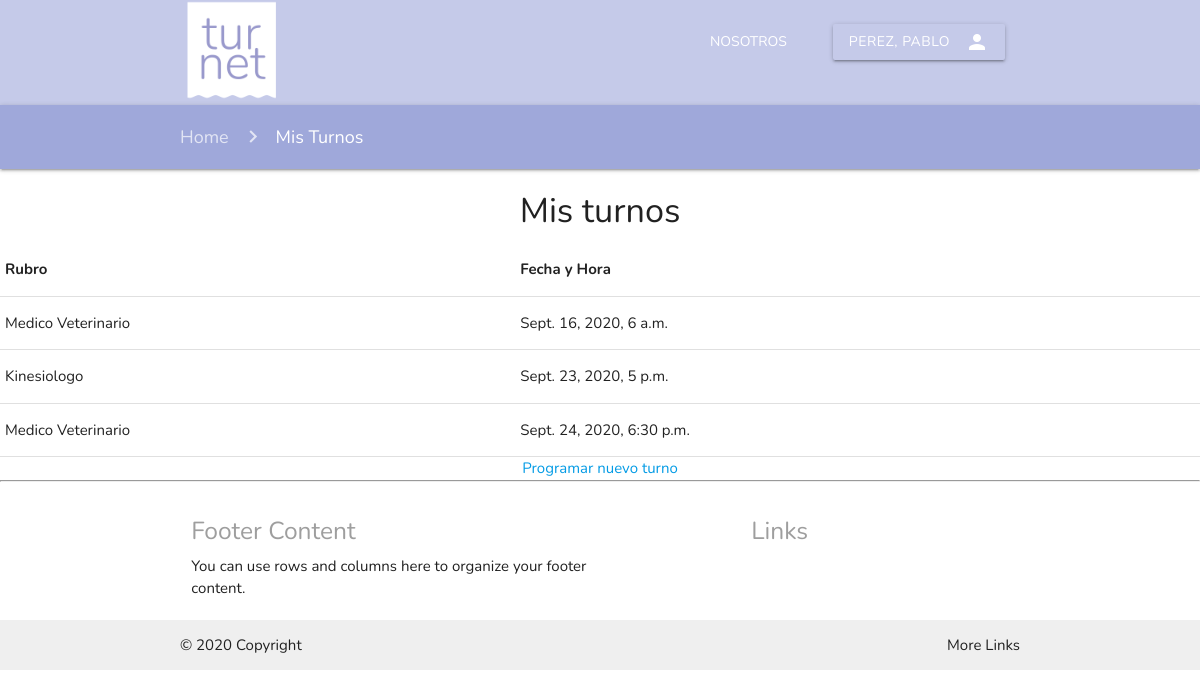
Page /turnos/homecliente/misturnos/1 on the earlier database version.
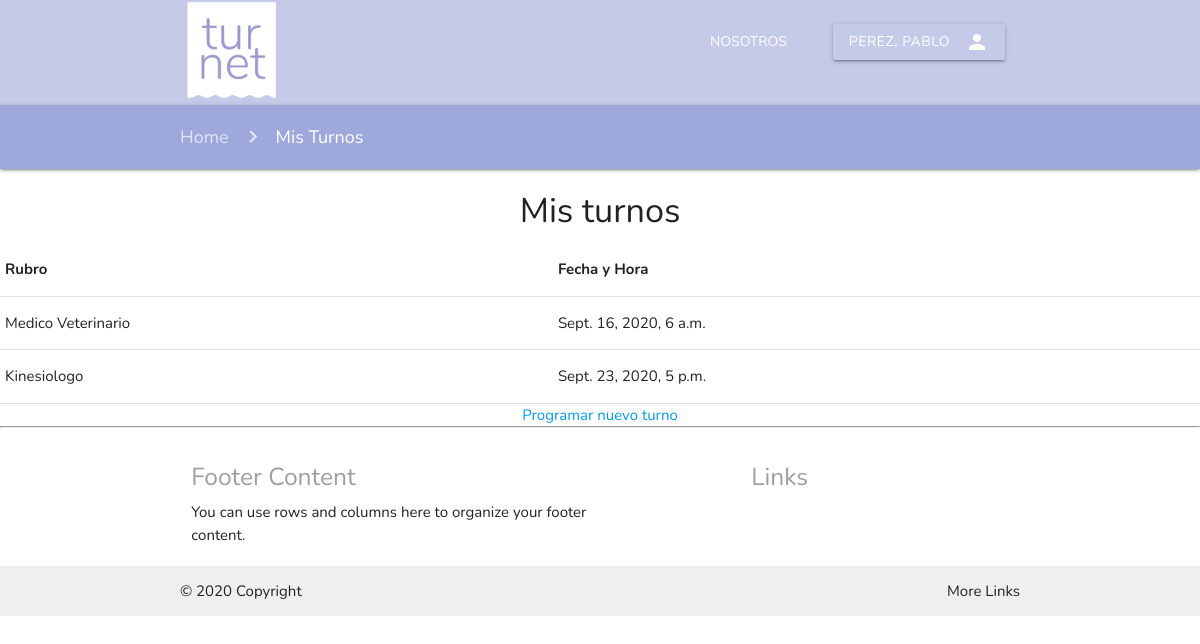
Same page on the later database version.
### turnos/models.py (models this page shows)
class Turno(models.Model):
	idcliente = models.ForeignKey(Cliente,on_delete=models.CASCADE,null=True,blank=True)
	idproveedor = models.ForeignKey(Proveedor,on_delete=models.CASCADE)
	fecha_turno = models.DateTimeField(null=False,blank=False)
	fecha_solicitud = models.DateTimeField(null=True,blank=True)

class Proveedor(models.Model):
	cuit = models.IntegerField()
	nombre = models.CharField(max_length=30)
	apellido = models.CharField(max_length=30)
	direccion = models.CharField(max_length=30)
	tel = models.CharField(max_length=30)
	mail = models.EmailField(max_length=30)
	descrpcion= models.CharField(max_length=30)
	rubro= models.CharField(max_length=30)

### turnos/views.py (the view)
# urls.py: path('homecliente/misturnos/<int:idcli>',views.get_turnoscli),
def get_turnoscli(request,idcli):
	turnos = Turno.objects.all().filter(idcliente=idcli)
	cliente = Cliente.objects.get(id=idcli)
	temp = loader.get_template("turnoscli.html")
	context = {	"turnos":turnos,
				"apellidocli":cliente.apellido,
				"nombrecli":cliente.nombre,
				"idcli":idcli}
	return HttpResponse(temp.render(context))

### turnos/templates/turnoscli.html (shortened to what this page needs)
{%	extends "homeuser.html" %}
{% load static %}
{% block content %}
<nav class="navbar indigo lighten-4 ">
	<div class="container nav-wrapper ">
	  <a href="#" class="brand-logo "><img class="logo" src="{% static 'img/turnet.png' %}" alt=""></a>
	  <ul class="right hide-on-med-and-down">
		<li><a class="white-text waves-effect waves-light transparent btn-flat" href="#">Nosotros</a></li>
		<li><a class="registro transparent waves-effect waves-light btn" href="#"><i class="material-icons right">person</i>{{apellidocli}}, {{nombrecli}}</a></li>
	  </ul>
	</div>
</nav>
<body>
	<body>
	  <nav class="#7986cb indigo lighten-3">
		<div class="container">
		  <div class="nav-wrapper">
			<div class="col s12">
			  <a href="/turnos/homecliente/{{idcli}}" class="breadcrumb">Home</a>
			  <a href="#!" class="breadcrumb">Mis Turnos</a>
			</div>
		  </div>
		</div>
	  </nav>
	<h4 align="center"> Mis turnos</h4>
<div align="center">
  <table cellspacing="10" cellpadding="10" border="3" >
      <tr>
        <th>Rubro</th>
        <th>Fecha y Hora</th>
      </tr>
      {% for turno in turnos %}
          <tr>
            <td>{{ turno.idproveedor.rubro }}</td>
            <td>{{ turno.fecha_turno }}</td>
          </tr>
      {% endfor %}
    </table>
    <a href="/turnos/homecliente/misturnos/{{idcli}}/lista" target="">Programar nuevo turno</a>
</div>
</body>
{% endblock %}

Differences in the rows shown:
no longer on this page (row edited): Turno: idproveedor.rubro "Medico Veterinario", fecha_turno "Sept. 24, 2020, 6:30 p.m."
